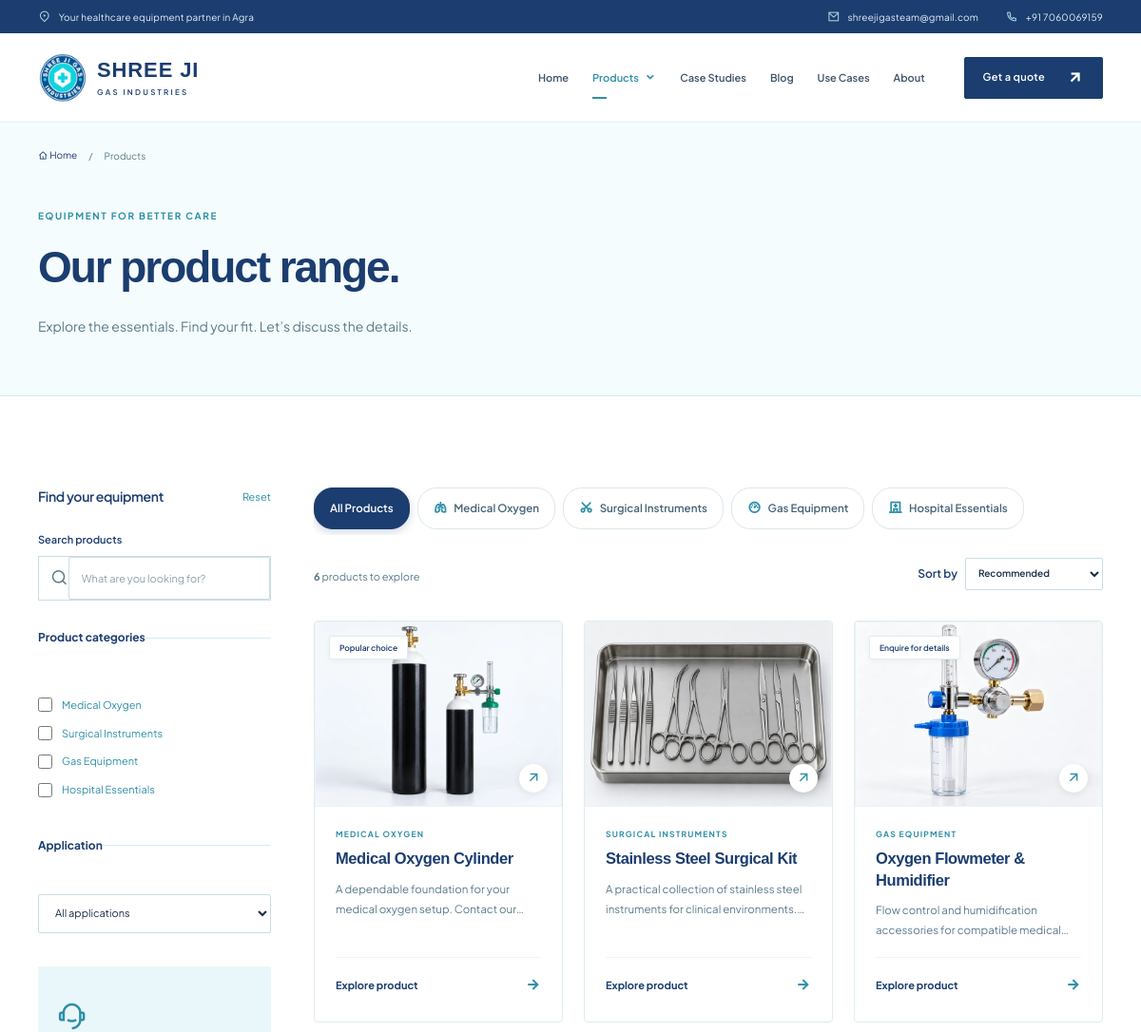
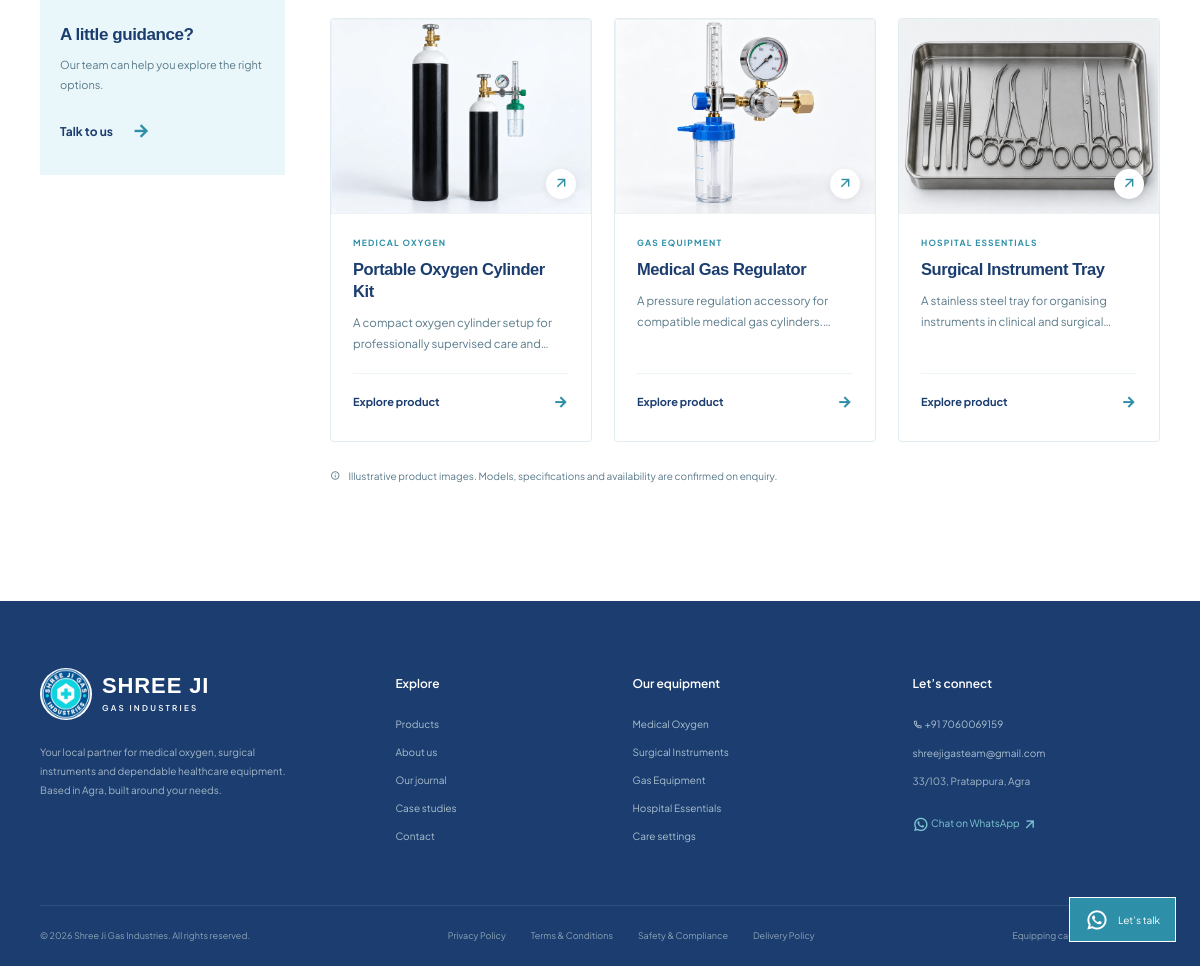
Page /products on the committed database (2 pictures, top to bottom).
### tables this page shows
CREATE TABLE `categories` (
  `id` int(11) NOT NULL AUTO_INCREMENT,
  `parent_id` int(11) DEFAULT NULL,
  `name` varchar(255) NOT NULL,
  `slug` varchar(255) NOT NULL,
  `icon` varchar(100) DEFAULT 'first-aid-kit-line',
  `description` text DEFAULT NULL,
  `sort_order` int(11) DEFAULT 0,
  PRIMARY KEY (`id`),
  UNIQUE KEY `slug` (`slug`)
);

CREATE TABLE `products` (
  `id` int(11) NOT NULL AUTO_INCREMENT,
  `cat_id` int(11) DEFAULT NULL,
  `name` varchar(255) NOT NULL,
  `slug` varchar(255) NOT NULL,
  `short_desc` text DEFAULT NULL,
  `description` text DEFAULT NULL,
  `specs` longtext DEFAULT NULL CHECK (json_valid(`specs`)),
  `tags` text DEFAULT NULL,
  `thumbnail` text DEFAULT NULL,
  `image_alt` varchar(255) DEFAULT NULL,
  `gallery` longtext DEFAULT NULL CHECK (json_valid(`gallery`)),
  `brochure_pdf` text DEFAULT NULL,
  `applications` text DEFAULT NULL,
  `faqs` text DEFAULT NULL,
  `features` text DEFAULT NULL,
  `is_featured` int(11) DEFAULT 0,
  `badge_label` varchar(100) DEFAULT NULL,
  `badge_type` varchar(40) DEFAULT NULL,
  `mfc_date` varchar(100) DEFAULT NULL,
  `exp_date` varchar(100) DEFAULT NULL,
  `keywords` text DEFAULT NULL,
  `status` varchar(30) DEFAULT 'draft',
  `sort_order` int(11) DEFAULT 0,
  `created_at` datetime DEFAULT current_timestamp(),
  PRIMARY KEY (`id`),
  UNIQUE KEY `slug` (`slug`)
);

### controllers/ProductController.php (called while the page is built, shortened)
<?php
final class ProductController
{
    public function dispatch(string $path): void {
        $parts = explode('/', $path); $categories = allCategories();
        $category = isset($parts[1]) ? (new ContentModel('categories'))->bySlug($parts[1]) : null;
        $all = (new ContentModel('products'))->all(true);
        $products = $category ? array_values(array_filter($all,fn($p)=>$p['cat_id']==$category['id'])) : $all;
        view('product/index',['title'=>$category['name'] ?? 'Our product range','products'=>$products,'categories'=>$categories,'category'=>$category,'pageKey'=>'/'.$path]);
    }
}

### config/database.php (called while the page is built, shortened)
<?php
final class Database
{
    private static ?PDO $connection = null;
    public static function get(): PDO
    {
        if (self::$connection) return self::$connection;
        if (DB_DRIVER === 'mysql') {
            $dsn = 'mysql:host=' . DB_HOST . ';port=' . DB_PORT . ';dbname=' . DB_NAME . ';charset=utf8mb4';
            try {
                self::$connection = new PDO($dsn, DB_USER, DB_PASS, self::options());
            } catch (PDOException $e) {
                if (($e->getCode() === 1045 || str_contains($e->getMessage(), 'Access denied') || str_contains($e->getMessage(), 'Unknown database')) && (DB_USER !== 'root' || DB_PASS !== '')) {
                    try {
                        $localDsn = 'mysql:host=127.0.0.1;port=3306;dbname=shreejigas;charset=utf8mb4';
                        self::$connection = new PDO($localDsn, 'root', '', self::options());
                    } catch (Throwable) {
                        throw $e;
                    }
                } else {
                    throw $e;
                }
            }
        }
        return self::$connection;
    }
    private static function options(): array
    {
        return [PDO::ATTR_ERRMODE => PDO::ERRMODE_EXCEPTION, PDO::ATTR_DEFAULT_FETCH_MODE => PDO::FETCH_ASSOC, PDO::ATTR_EMULATE_PREPARES => false];
    }
}

### models/Setting.php (called while the page is built, shortened)
<?php
final class Setting
{
    private static ?array $cache = null;
    public static function get(string $key, string $default = ''): string {
        if (self::$cache === null) self::$cache = Database::get()->query('SELECT `key`, `value` FROM settings')->fetchAll(PDO::FETCH_KEY_PAIR);
        return (string)(self::$cache[$key] ?? $default);
    }
}

### models/ContentModel.php (called while the page is built, shortened)
<?php
class ContentModel
{
    public function all(bool $published = false): array {
        $sql = 'SELECT * FROM ' . $this->table;
        if ($published && in_array($this->table, ['products','blog_posts','case_studies','use_cases','pages'])) $sql .= " WHERE status = 'published'";
        $sql .= in_array($this->table, ['categories','blog_categories','products','testimonials','client_logos']) ? ' ORDER BY sort_order, id DESC' : ' ORDER BY id DESC';
        return Database::get()->query($sql)->fetchAll();
    }
    public function find(int $id): ?array { $stmt = Database::get()->prepare('SELECT * FROM ' . $this->table . ' WHERE id = ?'); $stmt->execute([$id]); return $stmt->fetch() ?: null; }
}

### models/Section.php (called while the page is built, shortened)
<?php
final class Section
{
    public static function all(bool $active = false): array {
        $rows = Database::get()->query('SELECT * FROM sections' . ($active ? ' WHERE is_active = 1' : '') . ' ORDER BY sort_order, id')->fetchAll();
        $defaults = require ROOT.'/config/section-content.php';
        foreach ($rows as &$row) {
            $extra = $defaults[$row['section_key']] ?? [];
            $row['fields'] = array_replace($extra['fields'] ?? [], json_decode($row['data'], true) ?: []);
        }
        return $rows;
    }
    public static function find(string $key): ?array { foreach (self::all() as $row) if ($row['section_key'] === $key) return $row; return null; }
}

### config/section-content.php (called while the page is built)
<?php
return [
    'process' => [
        'fields' => ['note' => 'Already have a product list? Share model references, quantities and any specifications with your enquiry.'],
        'items' => [
            'Tell us about your need' => ['icon'=>'chat-1-line', 'point_1'=>'Your care setting and intended application', 'point_2'=>'Required quantity and preferred timeline'],
            'Explore suitable options' => ['icon'=>'search-eye-line', 'point_1'=>'Product details, fittings and accessories', 'point_2'=>'Questions for your clinical or technical team'],
            'Decide with clarity' => ['icon'=>'file-list-3-line', 'point_1'=>'Confirm the model and written specifications', 'point_2'=>'Discuss availability and the next steps'],
        ],
    ],
    'guidance' => [
        'fields' => ['image'=>'assets/images/surgery.jpg', 'image_alt'=>'Healthcare professionals working in a clinical setting', 'image_caption'=>'The right details make a better starting point.', 'note'=>'A little preparation helps us understand your requirements more clearly.'],
        'items' => [
            'Care setting' => ['point_1'=>'Hospital, clinic or supervised home care', 'point_2'=>'Who will use and manage the equipment'],
            'Compatibility' => ['point_1'=>'Existing equipment and model references', 'point_2'=>'Connections, fittings and accessories'],
            'Product information' => ['point_1'=>'Specifications and available documentation', 'point_2'=>'Questions to confirm before choosing'],
            'Local conversation' => ['point_1'=>'Your location and preferred contact details', 'point_2'=>'Quantity, timeline and follow-up questions'],
        ],
    ],
    'partnership' => [
        'fields' => [
            'items' => [
                ['icon'=>'chat-1-line','title'=>'Start with your requirements','body'=>'Tell us what you need, even if you are still exploring the options.'],
                ['icon'=>'file-list-3-line','title'=>'Bring the details together','body'=>'Share your product list, model references or questions in one conversation.'],
                ['icon'=>'map-pin-2-line','title'=>'Connect with our Agra team','body'=>'Call, send an enquiry or find directions to our Pratappura address.'],
            ],
        ],
    ],
];

### views/partials/product-card.php (the view)
<?php $cat=(new ContentModel('categories'))->find((int)$product['cat_id']); ?>
<article class="product-card" data-id="<?= (int)($product['id'] ?? 0) ?>" data-name="<?= e(strtolower($product['name'].' '.$product['short_desc'].' '.$product['tags'])) ?>" data-category="<?= (int)$product['cat_id'] ?>" data-tags="<?= e(strtolower($product['tags'])) ?>"><a class="product-card__image" href="<?= url('products/'.$product['slug']) ?>"><img src="<?= photo($product['thumbnail']) ?>" alt="<?= e($product['image_alt']?:$product['name']) ?>" loading="lazy" width="640" height="480"><?php if($product['badge_label']): ?><span class="product-badge"><?= e($product['badge_label']) ?></span><?php endif ?><span class="product-card__image-arrow"><?= icon('arrow-right-up-line') ?></span></a><div class="product-card__content"><span class="eyebrow"><?= e($cat['name']??'Equipment') ?></span><h3><a href="<?= url('products/'.$product['slug']) ?>"><?= e($product['name']) ?></a></h3><p><?= e($product['short_desc']) ?></p><a class="text-link" href="<?= url('products/'.$product['slug']) ?>">Explore product <?= icon('arrow-right-line') ?></a></div></article>

### views/product/index.php (shortened to what this page needs)
<?php
$cEyebrow = $catEyebrow ?? (setting('catalogue_eyebrow') ?: 'EQUIPMENT FOR BETTER CARE');
$cTitle = $catTitle ?? ($category ? $title : (setting('catalogue_title') ?: $title));
$cDesc = $catDesc ?? (setting('catalogue_desc') ?: 'Explore the essentials. Find your fit. Let’s discuss the details.');
$cGuideTitle = $catGuideTitle ?? (setting('catalogue_guidance_title') ?: 'A little guidance?');
$cGuideDesc = $catGuideDesc ?? (setting('catalogue_guidance_desc') ?: 'Our team can help you explore the right options.');
$cGuideBtn = $catGuideBtn ?? (setting('catalogue_guidance_btn') ?: 'Talk to us');
?>
<div class="page-hero">
    <div class="container">
        <nav class="breadcrumb" aria-label="Breadcrumb">
            <a href="<?= url() ?>"><?= icon('home-4-line') ?> Home</a>
            <span>/</span>
            <span>Products<?= $category ? ' / '.e($category['name']) : '' ?></span>
        </nav>
        <span class="eyebrow" data-preview="catalogue_eyebrow"><?= e($cEyebrow) ?></span>
        <h1><span data-preview="catalogue_title"><?= e($cTitle) ?></span><span>.</span></h1>
        <p data-preview="catalogue_desc"><?= e($cDesc) ?></p>
    </div>
</div>
<section class="section">
    <div class="container catalogue-layout" id="productCatalogue">
        <aside class="filter-panel">
            <div class="filter-panel__title">
                <h2>Find your equipment</h2>
                <button type="button" class="filter-clear" id="clearFilters">Reset</button>
            </div>
            <label for="productSearch">Search products</label>
            <div class="search-field">
                <?= icon('search-line') ?>
                <input type="search" id="productSearch" placeholder="What are you looking for?" value="<?= e($_GET['q'] ?? '') ?>">
            </div>
            <fieldset>
                <legend>Product categories</legend>
                <?php foreach($categories as $cat): ?>
                    <label class="checkbox-label">
                        <input type="checkbox" class="category-filter" value="<?= (int)$cat['id'] ?>" <?= $category && $category['id'] === $cat['id'] ? 'checked' : '' ?>>
                        <span><?= e($cat['name']) ?></span>
                    </label>
                <?php endforeach ?>
            </fieldset>
            <fieldset>
                <legend>Application</legend>
                <select id="tagFilter" aria-label="Filter by application">
                    <option value="">All applications</option>
                </select>
            </fieldset>
            <div class="filter-help">
                <?= icon('customer-service-2-line') ?>
                <h3 data-preview="catalogue_guidance_title"><?= e($cGuideTitle) ?></h3>
                <p data-preview="catalogue_guidance_desc"><?= e($cGuideDesc) ?></p>
                <a class="text-link" href="<?= url('contact') ?>" data-preview="catalogue_guidance_btn"><?= e($cGuideBtn) ?> <?= icon('arrow-right-line') ?></a>
            </div>
        </aside>
        <div class="catalogue-results">
            <div class="catalogue-category-pills" aria-label="Category shortcuts">
                <a href="<?= url('products') ?>" class="cat-pill <?= !$category ? 'is-active' : '' ?>">
                    <span>All Products</span>
                </a>
                <?php foreach($categories as $cat): ?>
                    <a href="<?= url('categories/'.$cat['slug']) ?>" class="cat-pill <?= ($category && $category['id'] === $cat['id']) ? 'is-active' : '' ?>">
                        <?= icon($cat['icon'] ?? 'apps-2-line') ?>
                        <span><?= e($cat['name']) ?></span>
                    </a>
                <?php endforeach ?>
            </div>
            <div class="results-bar">
                <span><strong id="resultCount"><?= count($products) ?></strong> products to explore</span>
                <label>Sort by
                    <select id="productSort">
                        <option value="default">Recommended</option>
                    </select>
                </label>
            </div>
            <div class="product-grid" id="productGrid">
                <?php foreach($products as $product) productCard($product); ?>
            </div>
            <p class="product-footnote">
                <?= icon('information-line') ?> Illustrative product images. Models, specifications and availability are confirmed on enquiry.
            </p>
        </div>
    </div>
</section>

### helpers/functions.php (shortened to what this page needs)
<?php
function e(mixed $value): string { return htmlspecialchars((string)($value ?? ''), ENT_QUOTES | ENT_SUBSTITUTE, 'UTF-8'); }
function url(string $path = ''): string { return BASE_PATH . '/' . ltrim($path, '/'); }
function icon(string $name, string $class = ''): string { return '<i class="ri-' . e(preg_replace('/[^a-z0-9-]/', '', $name)) . ' ' . e($class) . '" aria-hidden="true"></i>'; }
function setting(string $key, string $default = ''): string { return Setting::get($key, $default); }
function photo(string $path): string { return preg_match('#^https://#', $path) ? $path : url($path ?: 'assets/images/equipment.webp'); }
function safeLink(string $link): string { return preg_match('#^(https://|mailto:|tel:|/|\#)#i', $link) && !str_starts_with($link, '//') ? $link : url($link); }
function view(string $template, array $data = [], string $layout = 'main'): void {
    extract($data, EXTR_SKIP);
    ob_start(); require ROOT . '/views/' . $template . '.php'; $content = ob_get_clean();
    require ROOT . '/views/layouts/' . $layout . '.php';
}
function allCategories(): array { return (new ContentModel('categories'))->all(); }
function productCard(array $product): void { require ROOT . '/views/partials/product-card.php'; }

### views/partials/footer.php
<?php $footer=$footerPreview??Section::find('footer'); $f=$footer['fields']??[]; ?>
<footer class="site-footer"><div class="container"><div class="footer-grid"><div class="footer-about"><a class="brand brand--light" href="<?= url() ?>"><img src="<?= photo(setting('logo')) ?>" width="54" height="54" alt="Shree Ji Gas Industries"><span><strong>SHREE JI</strong><small>GAS INDUSTRIES</small></span></a><p><?= e($f['body']??setting('description')) ?></p><div class="social-links"><?php foreach(['facebook','instagram','linkedin'] as $social): if(setting($social)): ?><a href="<?= e(safeLink(setting($social))) ?>" aria-label="<?= e(ucfirst($social)) ?>" target="_blank" rel="noopener"><?= icon($social.'-line') ?></a><?php endif; endforeach ?></div></div><div><h3>Explore</h3><?php foreach($f['quick_links']??[] as $link): ?><a href="<?= e(safeLink($link['url'])) ?>"><?= e($link['title']) ?></a><?php endforeach ?></div><div><h3>Our equipment</h3><?php foreach(allCategories() as $cat): ?><a href="<?= url('categories/'.$cat['slug']) ?>"><?= e($cat['name']) ?></a><?php endforeach ?><a href="<?= url('use-cases') ?>">Care settings</a></div><div><h3>Let’s connect</h3><a href="tel:<?= e(preg_replace('/\s/','',setting('phone'))) ?>"><?= icon('phone-line') ?> <?= e(setting('phone')) ?></a><a href="mailto:<?= e(setting('email')) ?>"><?= e(setting('email')) ?></a><p><?= e(setting('address')) ?></p><a class="footer-whatsapp" href="https://wa.me/<?= e(preg_replace('/\D/','',setting('whatsapp'))) ?>" target="_blank" rel="noopener"><?= icon('whatsapp-line') ?> Chat on WhatsApp <?= icon('arrow-right-up-line') ?></a></div></div><div class="footer-bottom"><span>© <?= date('Y') ?> Shree Ji Gas Industries. All rights reserved.</span><div class="footer-bottom__links"><a href="<?= url('privacy') ?>">Privacy Policy</a><a href="<?= url('terms') ?>">Terms & Conditions</a><a href="<?= url('compliance') ?>">Safety & Compliance</a><a href="<?= url('shipping-policy') ?>">Delivery Policy</a></div><span>Equipping care across Agra & NCR.</span></div></div></footer>

### rows in the picture
categories: name "Medical Oxygen"
categories: name "Surgical Instruments"
categories: name "Gas Equipment"
categories: name "Hospital Essentials"
products: thumbnail (picture), badge_label "Popular choice", categories.name "MEDICAL OXYGEN", name "Medical Oxygen Cylinder", short_desc "A dependable foundation for your medical oxygen setup. Contact…"
products: thumbnail (picture), categories.name "SURGICAL INSTRUMENTS", name "Stainless Steel Surgical Kit", short_desc "A practical collection of stainless steel instruments for clinical…"
products: thumbnail (picture), badge_label "Enquire for details", categories.name "GAS EQUIPMENT", name "Oxygen Flowmeter & Humidifier", short_desc "Flow control and humidification accessories for compatible…"
products: thumbnail (picture), categories.name "MEDICAL OXYGEN", name "Portable Oxygen Cylinder Kit", short_desc "A compact oxygen cylinder setup for professionally supervised care…"
products: thumbnail (picture), categories.name "GAS EQUIPMENT", name "Medical Gas Regulator", short_desc "A pressure regulation accessory for compatible medical gas…"
products: thumbnail (picture), categories.name "HOSPITAL ESSENTIALS", name "Surgical Instrument Tray", short_desc "A stainless steel tray for organising instruments in clinical and…"

### other values in the picture
setting('email') "shreejigasteam@gmail.com"
setting('phone') "+91 7060069159"
$label "Home"
$label "Case Studies"
$label "Blog"
$label "Use Cases"
$label "About"
$cEyebrow "EQUIPMENT FOR BETTER CARE"
$cTitle "Our product range"
$cDesc "Explore the essentials. Find your fit. Let’s discuss the details."
$cGuideTitle "A little guidance?"
$cGuideDesc "Our team can help you explore the right options."
$cGuideBtn "Talk to us"
count($products) "6"
$f['body'] "Your local partner for medical oxygen, surgical instruments and dependable healthcare equipment. Based in Agra, built around your needs."
